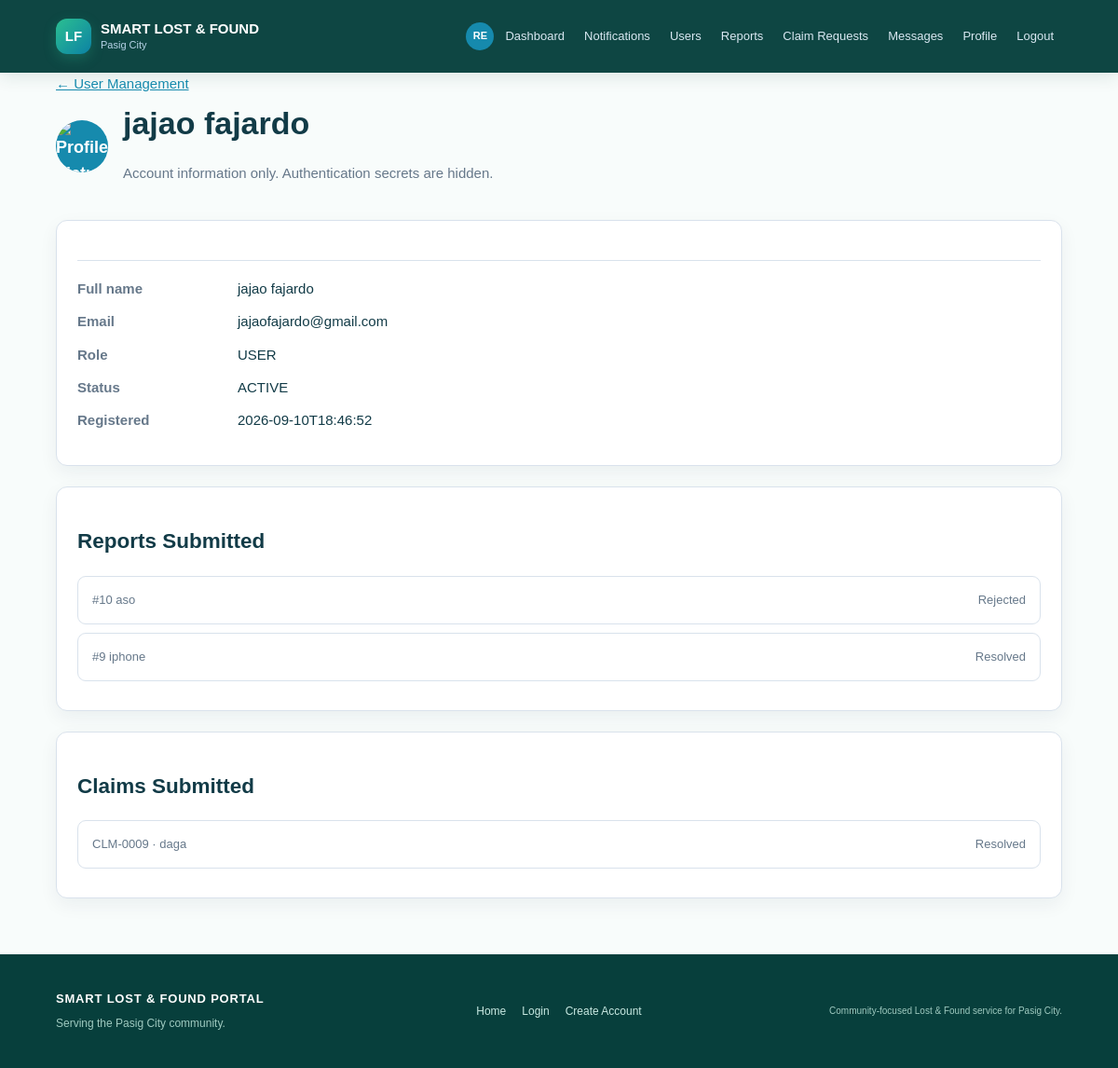
The app's page /admin/users/17 (signed in) with its own data.
### tables this page shows
CREATE TABLE users (id INTEGER PRIMARY KEY AUTOINCREMENT, username TEXT UNIQUE NOT NULL, email TEXT UNIQUE NOT NULL, password_hash TEXT NOT NULL, role TEXT NOT NULL DEFAULT 'STUDENT', full_name TEXT, student_id TEXT, security_question TEXT, security_answer_hash TEXT, account_status TEXT DEFAULT 'ACTIVE', created_at TEXT, profile_picture TEXT, theme_preference TEXT DEFAULT 'light');

CREATE TABLE items (id INTEGER PRIMARY KEY AUTOINCREMENT, user_id INTEGER NOT NULL, item_type TEXT NOT NULL, item_name TEXT NOT NULL, category TEXT NOT NULL, location TEXT NOT NULL, item_date TEXT NOT NULL, item_time TEXT, color TEXT, description TEXT, status TEXT NOT NULL DEFAULT 'ACTIVE', created_at TEXT DEFAULT CURRENT_TIMESTAMP, additional_details TEXT, contact_info TEXT, image_filename TEXT, updated_at TEXT, specific_location TEXT, review_notes TEXT, FOREIGN KEY(user_id) REFERENCES users(id));

CREATE TABLE claims (id INTEGER PRIMARY KEY AUTOINCREMENT, item_id INTEGER NOT NULL, claimant_id INTEGER NOT NULL, proof TEXT, status TEXT NOT NULL DEFAULT 'PENDING', admin_notes TEXT, created_at TEXT DEFAULT CURRENT_TIMESTAMP, reviewed_at TEXT, reason TEXT, proof_filename TEXT, id_filename TEXT, updated_at TEXT, release_barangay TEXT, release_location TEXT, release_instructions TEXT, required_documents TEXT, coordination_contact TEXT, FOREIGN KEY(item_id) REFERENCES items(id), FOREIGN KEY(claimant_id) REFERENCES users(id));

### main.py (the view)
@app.route("/admin/users/<int:user_id>")
def admin_user_detail(user_id):
    if (blocked := admin_required()):
        return blocked
    conn = get_connection()
    user = conn.execute("SELECT id,full_name,email,role,account_status,created_at,profile_picture FROM users WHERE id=?", (user_id,)).fetchone()
    if not user:
        conn.close()
        abort(404)
    reports = conn.execute("SELECT id,item_type,item_name,location,status,item_date FROM items WHERE user_id=? ORDER BY id DESC", (user_id,)).fetchall()
    claims = conn.execute("SELECT claims.id,claims.status,claims.created_at,items.item_name FROM claims JOIN items ON items.id=claims.item_id WHERE claims.claimant_id=? ORDER BY claims.id DESC", (user_id,)).fetchall()
    conn.close()
    return render_template("admin_user_detail.html", user=user, reports=reports, claims=claims)

### database.py (called while the page is built)
def get_connection():
    conn = sqlite3.connect(DB_NAME)
    conn.row_factory = sqlite3.Row
    conn.execute("PRAGMA foreign_keys = ON")
    return conn

### main.py (called while the page is built)
def is_admin(user=None):
    return bool(user and str(user["role"]).upper() == "ADMIN")

def current_user():
    user_id = session.get("user_id")
    if not user_id:
        return None
    conn = get_connection()
    user = conn.execute("SELECT * FROM users WHERE id=?", (user_id,)).fetchone()
    conn.close()
    return user

def user_required(message="Please log in to continue."):
    if not session.get("user_id"):
        flash(message, "info")
        return redirect(url_for("login", next=request.path))
    return None

def admin_required():
    blocked = user_required("Please log in as an administrator to continue.")
    if blocked:
        return blocked
    if not is_admin(current_user()):
        abort(403)
    return None

def avatar_url(user):
    filename = user["profile_picture"] if user and "profile_picture" in user.keys() else None
    return url_for("static", filename=f"uploads/avatars/{filename}") if filename else None

def initials(user):
    name = (user["full_name"] if user and "full_name" in user.keys() else "") or "User"
    parts = [part for part in name.split() if part]
    return "".join(part[0] for part in parts[:2]).upper() or "U"

def claim_code(claim_id):
    return f"CLM-{claim_id:04d}"

@app.context_processor
def template_context():
    user = current_user()
    unread = 0
    if user:
        conn = get_connection()
        unread = conn.execute("SELECT COUNT(*) FROM notifications WHERE user_id=? AND is_read=0", (user["id"],)).fetchone()[0]
        conn.close()
    return {
        "current_user": user,
        "categories": CATEGORIES,
        "barangays": BARANGAYS,
        "all_barangays": ALL_BARANGAYS,
        "public_item_image": public_item_image,
        "avatar_url": avatar_url,
        "initials": initials,
        "unread_notifications": unread,
        "claim_code": claim_code,
        "theme": (user["theme_preference"] if user and user["theme_preference"] in ("light", "dark", "system") else "light") if user else "light"
    }

### templates/admin_user_detail.html
{% extends "base.html" %}{% block title %}User Details | Pasig City{% endblock %}{% block content %}<div class="page-head"><a href="{{ url_for('admin_users') }}">&larr; User Management</a><div class="profile-header">{% if avatar_url(user) %}<img class="avatar avatar-medium" src="{{ avatar_url(user) }}" alt="Profile picture">{% else %}<div class="avatar avatar-medium">{{ initials(user) }}</div>{% endif %}<div><h1>{{ user['full_name'] or 'User Details' }}</h1><p class="muted">Account information only. Authentication secrets are hidden.</p></div></div></div><section class="panel"><dl><dt>Full name</dt><dd>{{ user['full_name'] or 'Not provided' }}</dd><dt>Email</dt><dd>{{ user['email'] }}</dd><dt>Role</dt><dd>{{ user['role']|upper }}</dd><dt>Status</dt><dd>{{ user['account_status'] or 'ACTIVE' }}</dd><dt>Registered</dt><dd>{{ user['created_at'] or 'Existing account' }}</dd></dl></section><section class="panel"><h2>Reports Submitted</h2>{% for report in reports %}<a class="click-row" href="{{ url_for('admin_report_detail',item_id=report['id']) }}"><span>#{{ report['id'] }} {{ report['item_name'] }}</span><span>{{ report['status']|title }}</span></a>{% else %}<div class="empty">No reports submitted.</div>{% endfor %}</section><section class="panel"><h2>Claims Submitted</h2>{% for claim in claims %}<a class="click-row" href="{{ url_for('admin_claim_detail',claim_id=claim['id']) }}"><span>{{ claim_code(claim['id']) }} &middot; {{ claim['item_name'] }}</span><span>{{ claim['status']|title }}</span></a>{% else %}<div class="empty">No claims submitted.</div>{% endfor %}</section>{% endblock %}

### static/style.css (style rules this page uses)
* { box-sizing:border-box }
body { margin:0;background:#f5f7fa;color:#172033;font:15px/1.55 Arial,Helvetica,sans-serif }
.home-note,.primary-action,.feature-card,.action-card,.panel,.item-card,.admin-row { background:#fff;border:1px solid #d9e2ec;border-radius:12px;box-shadow:0 7px 20px rgba(16,42,67,.06) }
.page-head { margin-bottom:24px }
.page-head h1 { margin:5px 0;font-size:34px }
.muted { color:#66788a }
.panel { padding:22px;margin-bottom:22px }
dl { display:grid;grid-template-columns:160px 1fr;gap:12px;border-top:1px solid #d9e2ec;padding-top:18px;margin-top:20px;text-align:left }
dt { font-weight:700;color:#66788a }
dd { margin:0 }
.back-link,a { color:#168aad }
.click-row { display:flex;align-items:center;justify-content:space-between;gap:18px;color:#172033;text-decoration:none;border:1px solid #d9e2ec;border-radius:9px;padding:15px;margin-bottom:9px }
.click-row span { color:#66788a;font-size:13px }
.avatar { width:42px;height:42px;border-radius:50%;object-fit:cover;background:#168aad;color:#fff;display:inline-flex;align-items:center;justify-content:center;font-weight:800;flex:0 0 auto }
.avatar-medium { width:56px;height:56px;font-size:18px }
.profile-header { display:flex;align-items:center;gap:16px }

### static/home.css (style rules this page uses)
:root { --pasig-green: #087f5b; --pasig-green-dark: #075943; --pasig-blue: #087ea4; --pasig-ink: #123b47; --pasig-mist: #eef8f5; --pasig-line: #d8ebe5; }
body { background: #f8fcfb; color: var(--pasig-ink); }

### records on screen
users: full_name "jajao fajardo", email "jajaofajardo@gmail.com", role "USER", account_status "ACTIVE", created_at "2026-09-10T18:46:52"
items: id "10", item_name "aso", status "Rejected"
items: id "9", item_name "iphone", status "Resolved"
claims: id "CLM-0009", item_name "daga", status "Resolved"

### other values on screen
{{ initials(current_user) }} "RE"
